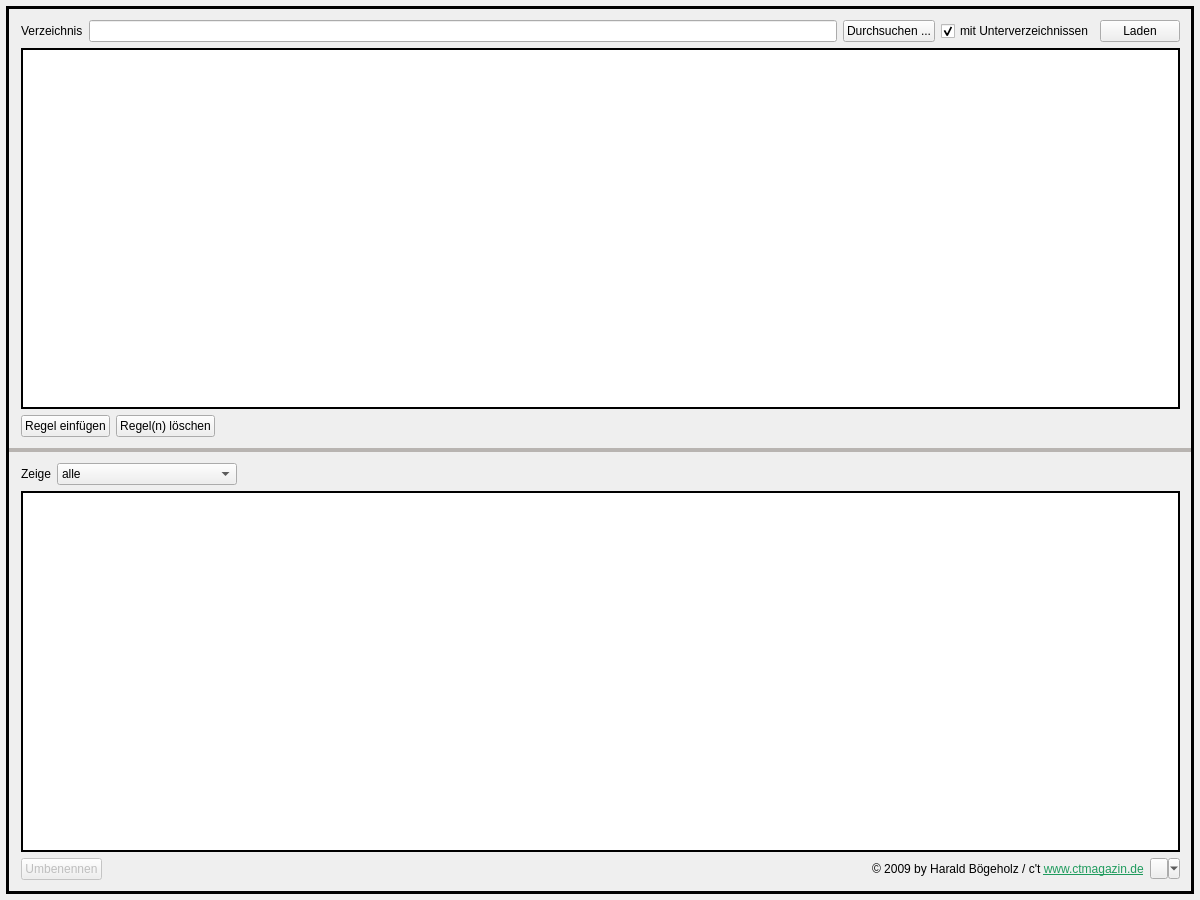
<?xml version="1.0" encoding="UTF-8"?>
<ui version="4.0">
 <class>H2renameClass</class>
 <widget class="QWidget" name="H2renameClass">
  <property name="geometry">
   <rect>
    <x>0</x>
    <y>0</y>
    <width>1200</width>
    <height>900</height>
   </rect>
  </property>
  <property name="baseSize">
   <size>
    <width>1280</width>
    <height>960</height>
   </size>
  </property>
  <property name="windowTitle">
   <string>H2rename 0.8.3</string>
  </property>
  <property name="styleSheet">
   <string notr="true">QSplitter:handle {background-color:#B8B4B1;}</string>
  </property>
  <layout class="QGridLayout" name="gridLayout">
   <property name="leftMargin">
    <number>6</number>
   </property>
   <property name="topMargin">
    <number>6</number>
   </property>
   <property name="rightMargin">
    <number>6</number>
   </property>
   <property name="bottomMargin">
    <number>6</number>
   </property>
   <property name="margin" stdset="0">
    <number>0</number>
   </property>
   <item row="0" column="0">
    <widget class="QSplitter" name="splitter">
     <property name="frameShape">
      <enum>QFrame::Shape::Box</enum>
     </property>
     <property name="lineWidth">
      <number>3</number>
     </property>
     <property name="midLineWidth">
      <number>3</number>
     </property>
     <property name="orientation">
      <enum>Qt::Orientation::Vertical</enum>
     </property>
     <property name="childrenCollapsible">
      <bool>false</bool>
     </property>
     <widget class="QFrame" name="frame_top">
      <property name="frameShape">
       <enum>QFrame::Shape::NoFrame</enum>
      </property>
      <property name="frameShadow">
       <enum>QFrame::Shadow::Sunken</enum>
      </property>
      <layout class="QVBoxLayout" name="verticalLayout">
       <property name="leftMargin">
        <number>12</number>
       </property>
       <item>
        <layout class="QHBoxLayout" name="horizontalLayout">
         <item>
          <widget class="QLabel" name="label">
           <property name="text">
            <string>Verzeichnis</string>
           </property>
          </widget>
         </item>
         <item>
          <widget class="QLineEdit" name="lineEdit_DirName"/>
         </item>
         <item>
          <widget class="QPushButton" name="pushButton_SelectDir">
           <property name="text">
            <string>Durchsuchen ...</string>
           </property>
           <property name="autoDefault">
            <bool>false</bool>
           </property>
          </widget>
         </item>
         <item>
          <widget class="QCheckBox" name="checkBox_Recursive">
           <property name="text">
            <string>mit Unterverzeichnissen</string>
           </property>
           <property name="checked">
            <bool>true</bool>
           </property>
          </widget>
         </item>
         <item>
          <widget class="QPushButton" name="pushButton_Load">
           <property name="text">
            <string>Laden</string>
           </property>
          </widget>
         </item>
        </layout>
       </item>
       <item>
        <widget class="QTableView" name="tableView_replacements">
         <property name="contextMenuPolicy">
          <enum>Qt::ContextMenuPolicy::ActionsContextMenu</enum>
         </property>
         <property name="frameShape">
          <enum>QFrame::Shape::WinPanel</enum>
         </property>
         <property name="frameShadow">
          <enum>QFrame::Shadow::Plain</enum>
         </property>
         <property name="midLineWidth">
          <number>1</number>
         </property>
        </widget>
       </item>
       <item>
        <layout class="QHBoxLayout" name="horizontalLayout_4">
         <item>
          <widget class="QPushButton" name="pushButton_insertRow">
           <property name="text">
            <string>Regel einfügen</string>
           </property>
           <property name="autoDefault">
            <bool>false</bool>
           </property>
          </widget>
         </item>
         <item>
          <widget class="QPushButton" name="pushButton_removeRow">
           <property name="text">
            <string>Regel(n) löschen</string>
           </property>
           <property name="autoDefault">
            <bool>false</bool>
           </property>
          </widget>
         </item>
         <item>
          <spacer name="horizontalSpacer_3">
           <property name="orientation">
            <enum>Qt::Orientation::Horizontal</enum>
           </property>
           <property name="sizeHint" stdset="0">
            <size>
             <width>40</width>
             <height>20</height>
            </size>
           </property>
          </spacer>
         </item>
        </layout>
       </item>
      </layout>
     </widget>
     <widget class="QFrame" name="frame_bottom">
      <property name="frameShape">
       <enum>QFrame::Shape::NoFrame</enum>
      </property>
      <property name="frameShadow">
       <enum>QFrame::Shadow::Raised</enum>
      </property>
      <property name="lineWidth">
       <number>1</number>
      </property>
      <property name="midLineWidth">
       <number>0</number>
      </property>
      <layout class="QVBoxLayout" name="verticalLayout_2">
       <property name="leftMargin">
        <number>12</number>
       </property>
       <item>
        <layout class="QHBoxLayout" name="horizontalLayout_3">
         <item>
          <widget class="QLabel" name="label_3">
           <property name="text">
            <string>Zeige</string>
           </property>
          </widget>
         </item>
         <item>
          <widget class="QComboBox" name="comboBox">
           <item>
            <property name="text">
             <string>alle</string>
            </property>
           </item>
           <item>
            <property name="text">
             <string>alle Änderungen</string>
            </property>
           </item>
           <item>
            <property name="text">
             <string>Wirkung selektierter Regeln</string>
            </property>
           </item>
           <item>
            <property name="text">
             <string>Namenskollisionen</string>
            </property>
           </item>
          </widget>
         </item>
         <item>
          <spacer name="horizontalSpacer_2">
           <property name="orientation">
            <enum>Qt::Orientation::Horizontal</enum>
           </property>
           <property name="sizeHint" stdset="0">
            <size>
             <width>40</width>
             <height>20</height>
            </size>
           </property>
          </spacer>
         </item>
         <item>
          <widget class="QLabel" name="label_numbers">
           <property name="text">
            <string/>
           </property>
          </widget>
         </item>
        </layout>
       </item>
       <item>
        <widget class="QTableView" name="tableView_names">
         <property name="contextMenuPolicy">
          <enum>Qt::ContextMenuPolicy::ActionsContextMenu</enum>
         </property>
         <property name="frameShape">
          <enum>QFrame::Shape::WinPanel</enum>
         </property>
         <property name="frameShadow">
          <enum>QFrame::Shadow::Plain</enum>
         </property>
         <property name="midLineWidth">
          <number>1</number>
         </property>
         <property name="selectionMode">
          <enum>QAbstractItemView::SelectionMode::SingleSelection</enum>
         </property>
         <property name="selectionBehavior">
          <enum>QAbstractItemView::SelectionBehavior::SelectRows</enum>
         </property>
        </widget>
       </item>
       <item>
        <layout class="QHBoxLayout" name="horizontalLayout_2">
         <item>
          <widget class="QPushButton" name="pushButton_Rename">
           <property name="enabled">
            <bool>false</bool>
           </property>
           <property name="text">
            <string>Umbenennen</string>
           </property>
           <property name="autoDefault">
            <bool>false</bool>
           </property>
          </widget>
         </item>
         <item>
          <widget class="QLabel" name="label_collisions">
           <property name="palette">
            <palette>
             <active>
              <colorrole role="WindowText">
               <brush brushstyle="SolidPattern">
                <color alpha="255">
                 <red>255</red>
                 <green>0</green>
                 <blue>0</blue>
                </color>
               </brush>
              </colorrole>
             </active>
             <inactive>
              <colorrole role="WindowText">
               <brush brushstyle="SolidPattern">
                <color alpha="255">
                 <red>255</red>
                 <green>0</green>
                 <blue>0</blue>
                </color>
               </brush>
              </colorrole>
             </inactive>
             <disabled>
              <colorrole role="WindowText">
               <brush brushstyle="SolidPattern">
                <color alpha="255">
                 <red>120</red>
                 <green>120</green>
                 <blue>120</blue>
                </color>
               </brush>
              </colorrole>
             </disabled>
            </palette>
           </property>
           <property name="font">
            <font>
             <family>MS Shell Dlg 2</family>
             <pointsize>8</pointsize>
             <italic>false</italic>
             <bold>true</bold>
             <underline>false</underline>
             <strikeout>false</strikeout>
            </font>
           </property>
           <property name="text">
            <string/>
           </property>
          </widget>
         </item>
         <item>
          <spacer name="horizontalSpacer">
           <property name="orientation">
            <enum>Qt::Orientation::Horizontal</enum>
           </property>
           <property name="sizeHint" stdset="0">
            <size>
             <width>40</width>
             <height>20</height>
            </size>
           </property>
          </spacer>
         </item>
         <item>
          <widget class="QLabel" name="label_2">
           <property name="text">
            <string>&lt;html&gt;&lt;head/&gt;&lt;body&gt;&lt;p&gt;© 2009 by Harald Bögeholz / c't &lt;a href=&quot;https://www.ctmagazin.de/&quot;&gt;&lt;span style=&quot; text-decoration: underline; color:#1f9b5d;&quot;&gt;www.ctmagazin.de&lt;/span&gt;&lt;/a&gt;&lt;/p&gt;&lt;/body&gt;&lt;/html&gt;</string>
           </property>
           <property name="openExternalLinks">
            <bool>true</bool>
           </property>
          </widget>
         </item>
         <item>
          <widget class="QToolButton" name="toolButton_About">
           <property name="minimumSize">
            <size>
             <width>30</width>
             <height>0</height>
            </size>
           </property>
           <property name="font">
            <font>
             <bold>false</bold>
            </font>
           </property>
           <property name="contextMenuPolicy">
            <enum>Qt::ContextMenuPolicy::ActionsContextMenu</enum>
           </property>
           <property name="autoFillBackground">
            <bool>false</bool>
           </property>
           <property name="text">
            <string/>
           </property>
           <property name="icon">
            <iconset>
             <normaloff>h2rename.ico</normaloff>h2rename.ico</iconset>
           </property>
           <property name="checkable">
            <bool>false</bool>
           </property>
           <property name="autoRepeat">
            <bool>false</bool>
           </property>
           <property name="autoExclusive">
            <bool>false</bool>
           </property>
           <property name="autoRepeatDelay">
            <number>300</number>
           </property>
           <property name="autoRepeatInterval">
            <number>100</number>
           </property>
           <property name="popupMode">
            <enum>QToolButton::ToolButtonPopupMode::MenuButtonPopup</enum>
           </property>
           <property name="toolButtonStyle">
            <enum>Qt::ToolButtonStyle::ToolButtonTextOnly</enum>
           </property>
           <property name="autoRaise">
            <bool>false</bool>
           </property>
           <property name="arrowType">
            <enum>Qt::ArrowType::NoArrow</enum>
           </property>
          </widget>
         </item>
        </layout>
       </item>
      </layout>
     </widget>
    </widget>
   </item>
  </layout>
 </widget>
 <layoutdefault spacing="6" margin="11"/>
 <resources/>
 <connections/>
</ui>
